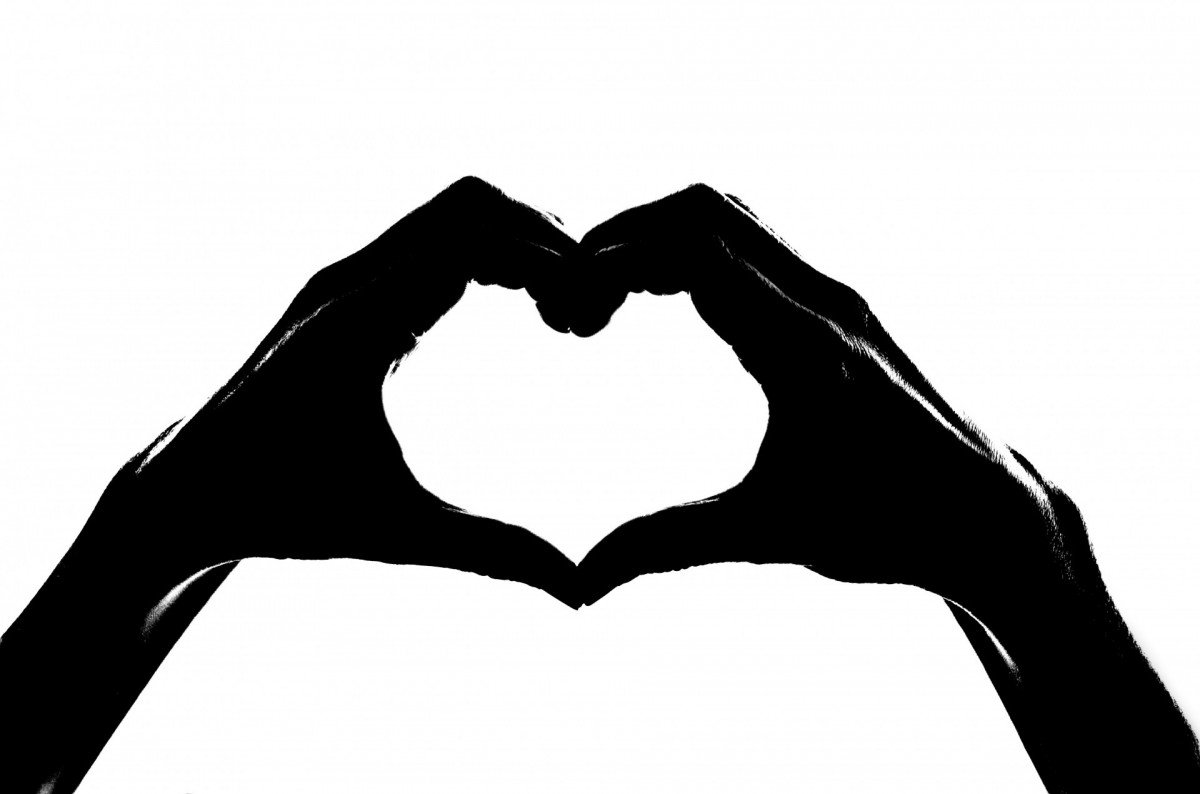
//> input picture Lab6/Lab_6_2/original.jpg, 1200 x 794 px
$ ./Lab_6_2   (built with g++ and OpenCV 4)
//> lines starting //> are read from the running program, lines starting //| are printed output that depends on the picture; after the words box and inside, x2 and y2 are one past the last pixel; in counts of white or black regions, pixels touching at a corner belong together
#include <iostream>
#include <string>
#include <vector>

#include <opencv2/core.hpp>
#include <opencv2/imgproc.hpp>
#include <opencv2/imgcodecs.hpp>

int main(){
    // loading the image
    std::string filename = "original.jpg";
    cv::Mat image = cv::imread(filename, cv::IMREAD_GRAYSCALE);
//> image is the input picture: 794 rows x 1200 cols, CV_8UC1; min 0, max 255, mean 185.1

    // creating a binary mask
    cv::Mat mask;
    cv::threshold(image, mask, 100, 255, cv::THRESH_BINARY_INV);
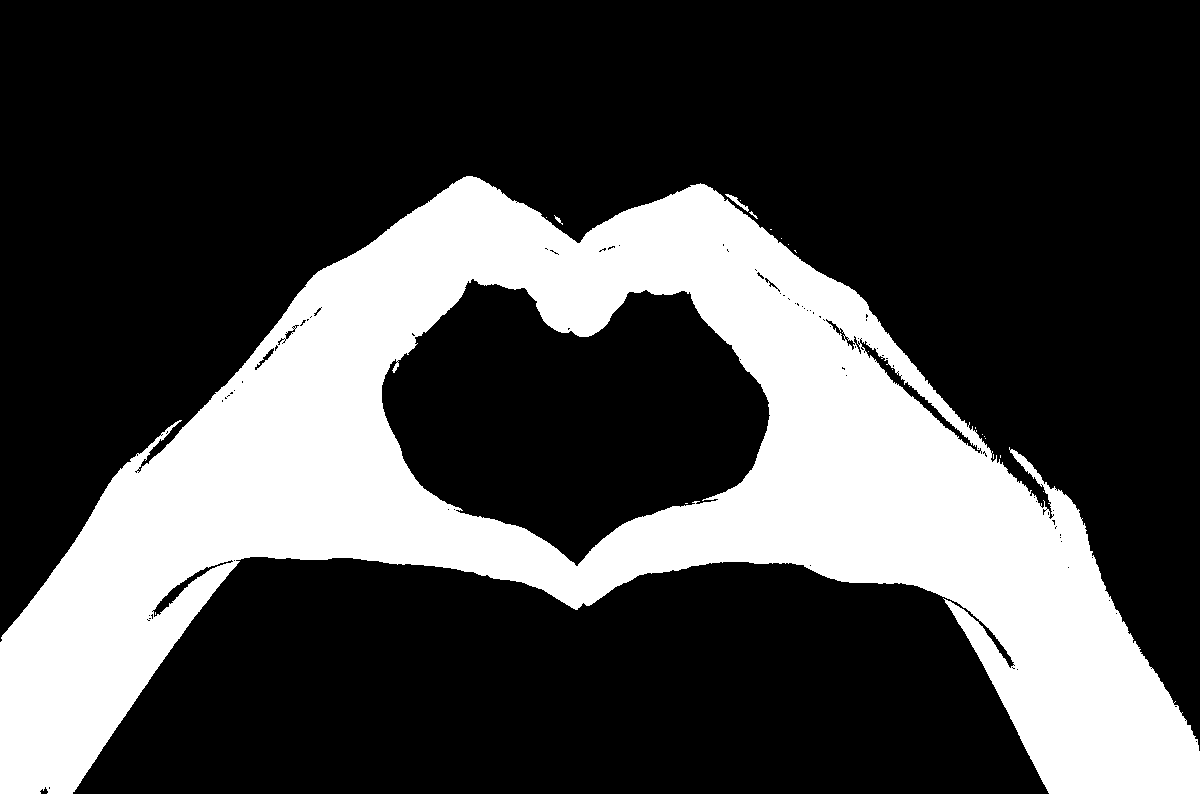
//> mask: 794 rows x 1200 cols, CV_8UC1; 27.2% white; 21 white regions (17 under 20 px), largest, box (x1, y1, x2, y2) and area: (0, 176, 1200, 794) 258757, (725, 194, 749, 212) 99, (554, 215, 563, 225) 26, (749, 211, 758, 219) 21

    // fixing mask using closing
    cv::Mat fixed_mask;
    cv::morphologyEx(mask, fixed_mask, cv::MORPH_CLOSE, cv::getStructuringElement(cv::MORPH_ELLIPSE, cv::Size(15, 15)), cv::Point(-1, -1), 2);
//> fixed_mask: 794 rows x 1200 cols, CV_8UC1; 27.8% white; 1 white region, box (x1, y1, x2, y2) and area: (0, 176, 1200, 794) 264533
    cv::imwrite("mask.jpg", fixed_mask);

    cv::Mat B = cv::getStructuringElement(cv::MORPH_ELLIPSE, cv::Size(7, 7));

    // Erosion
    cv::Mat BW2;
    cv::morphologyEx(fixed_mask, BW2, cv::MORPH_ERODE, B, cv::Point(-1, -1), 13, cv::BORDER_CONSTANT, cv::Scalar(0));
//> BW2: 794 rows x 1200 cols, CV_8UC1; 10.7% white; 1 white region, box (x1, y1, x2, y2) and area: (39, 215, 1161, 755) 101864


    // Dilation
    cv::Mat D, C, S;
    cv::Mat T = cv::Mat::zeros(fixed_mask.rows, fixed_mask.cols, fixed_mask.type());
    int pix_num = fixed_mask.rows * fixed_mask.cols;
//> pix_num = 952800
    while (cv::countNonZero(BW2) < pix_num){
        cv::morphologyEx(BW2, D, cv::MORPH_DILATE, B, cv::Point(-1, -1), 1, cv::BORDER_CONSTANT, cv::Scalar(0));
        cv::morphologyEx(D, C, cv::MORPH_CLOSE, B, cv::Point(-1, -1), 1, cv::BORDER_CONSTANT, cv::Scalar(0));
        S = C - D;
        cv::bitwise_or(S, T, T);
        BW2 = D;
    }
//> BW2: 794 rows x 1200 cols, CV_8UC1; every value is 255
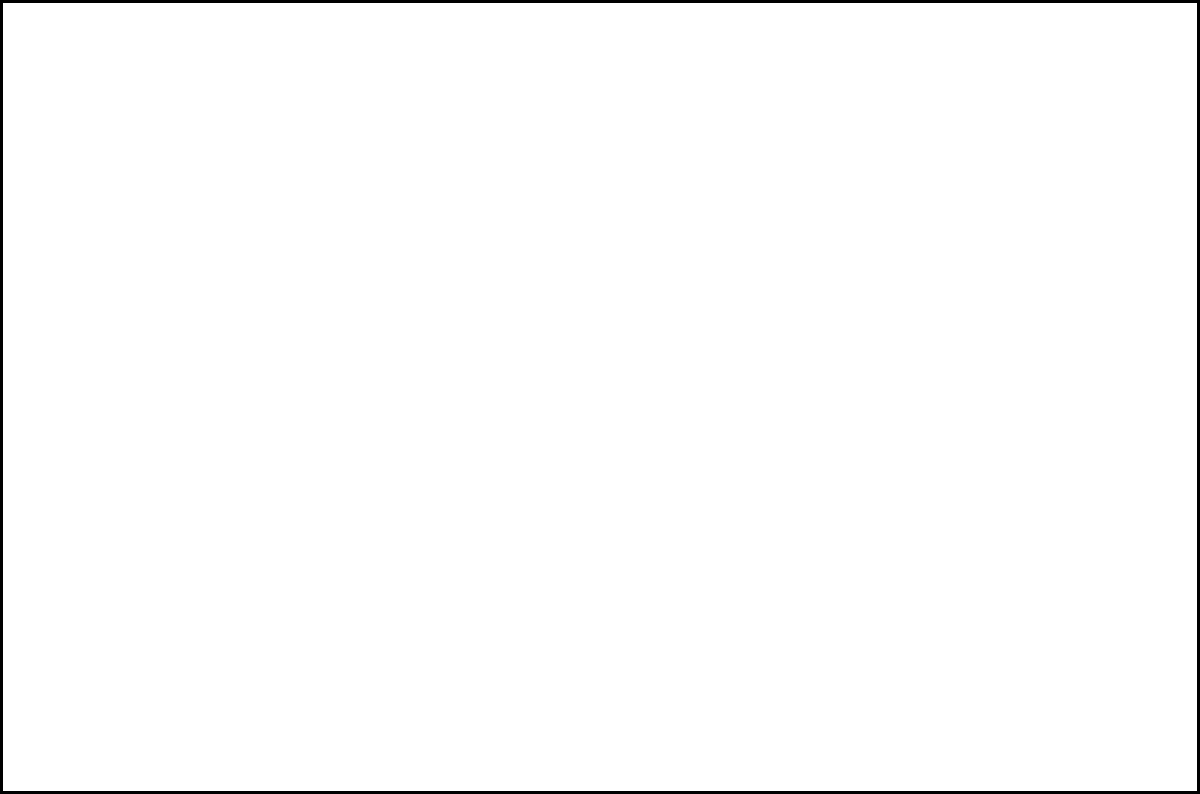
//> C: 794 rows x 1200 cols, CV_8UC1; 98.7% white; 1 black region, box (x1, y1, x2, y2) and area: (0, 0, 1200, 794) 11928
//> T: 794 rows x 1200 cols, CV_8UC1; 0.16% white; 379 white regions (369 under 20 px), largest, box (x1, y1, x2, y2) and area: (575, 469, 581, 579) 434, (564, 455, 587, 468) 79, (629, 418, 643, 428) 43


    // Closing for borders
    cv::morphologyEx(T, T, cv::MORPH_CLOSE, B, cv::Point(-1, -1), 17, cv::BORDER_CONSTANT, cv::Scalar(255));
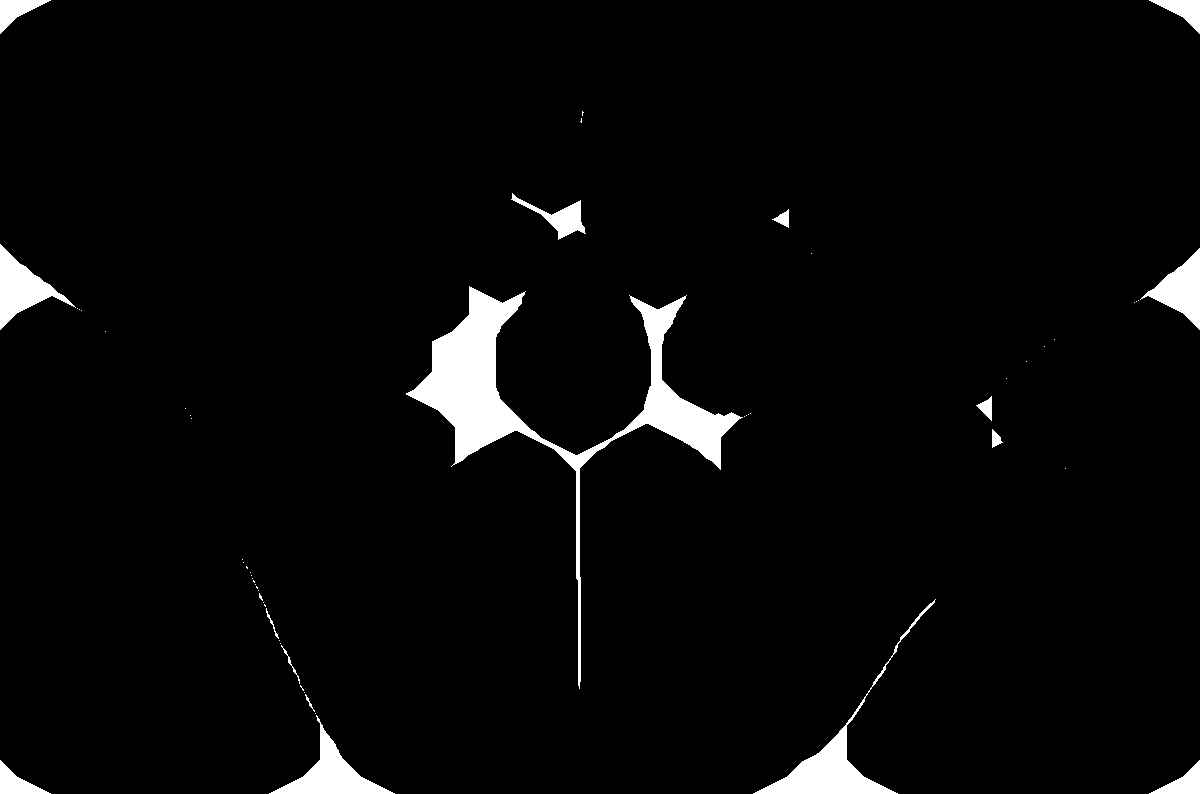
//> T: 794 rows x 1200 cols, CV_8UC1; 3.4% white; 56 white regions (40 under 20 px), largest, box (x1, y1, x2, y2) and area: (406, 286, 743, 689) 16887, (753, 599, 936, 794) 3956, (269, 715, 395, 794) 2797

    // Remove borders from an image
    cv::bitwise_and(~T, fixed_mask, fixed_mask);
//> fixed_mask: 794 rows x 1200 cols, CV_8UC1; 27.6% white; 1 white region, box (x1, y1, x2, y2) and area: (0, 176, 1200, 794) 262564

    // saving splitted mask
    cv::imwrite("splitted.jpg", fixed_mask);

    // TODO: Большие пальцы разделились. А вот верхние - нет. Вероятно, пересечение сликшом велико.

    // saving an image with borders
    cv::Mat borders;
    cv::morphologyEx(fixed_mask, borders, cv::MORPH_DILATE, cv::getStructuringElement(cv::MORPH_ELLIPSE, cv::Size(4, 4)));
//> borders: 794 rows x 1200 cols, CV_8UC1; 28.3% white; 1 white region, box (x1, y1, x2, y2) and area: (0, 175, 1200, 794) 270071
    cv::bitwise_and(borders, ~fixed_mask, borders);
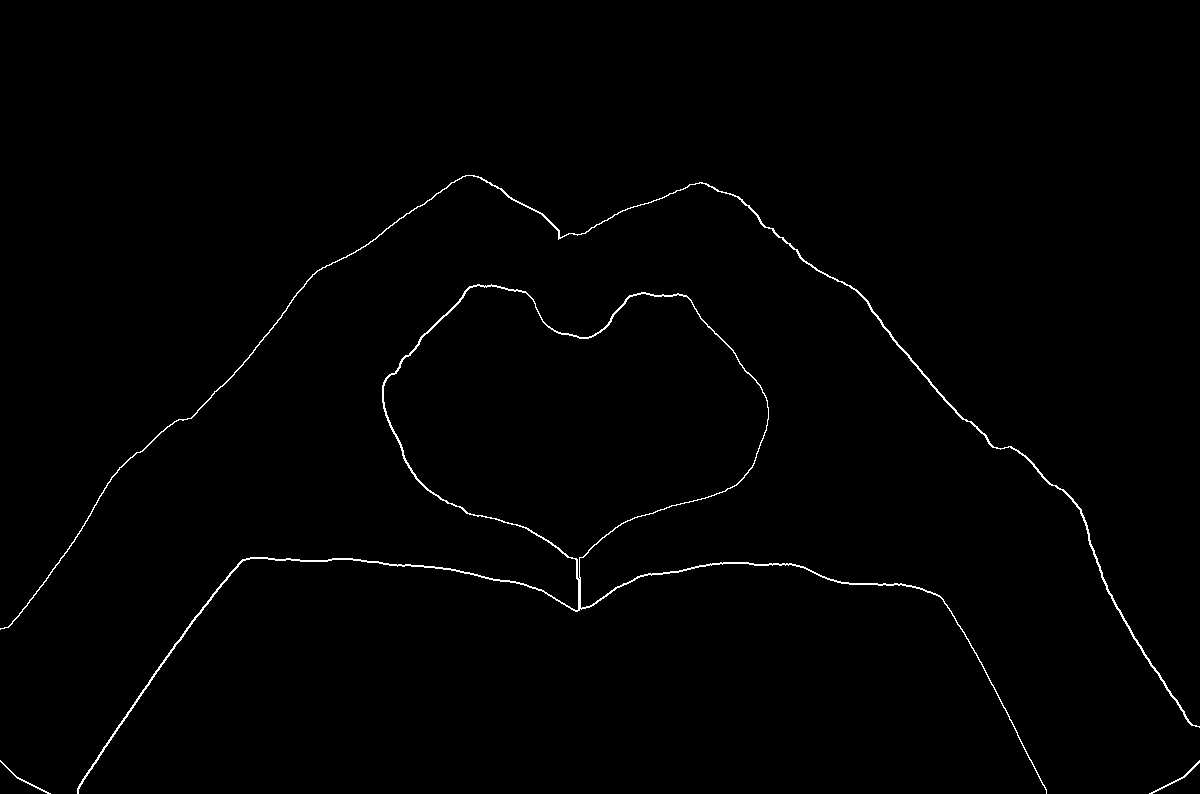
//> borders: 794 rows x 1200 cols, CV_8UC1; 0.79% white in thin lines or dots, all inside (x1, y1, x2, y2) = (0, 175, 1200, 794)
    cv::imwrite("borders.jpg", borders);

    return 0;
}
